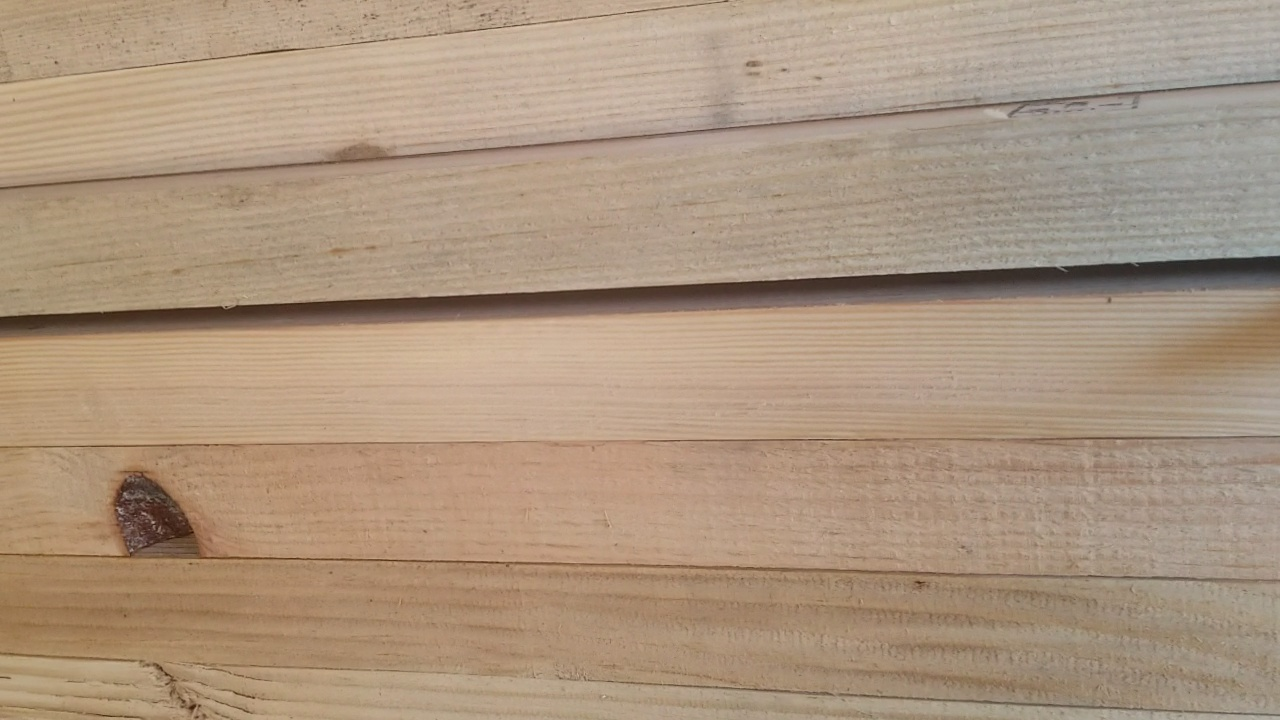
#> input picture Images/test_image2.jpg, 1280 x 720 px
$ python TrackbarTest.py
#> lines starting #> are read from the running program, lines starting #| are printed output that depends on the picture; after the words box and inside, x2 and y2 are one past the last pixel; in counts of white or black regions, pixels touching at a corner belong together
'''
Program to tune values to see the effects on edge detection

@author: Sabrina Lesser (Sabrina.Lesser@rfpco.com)
@date last modified: 7/27/21
'''

import cv2 as cv
import numpy as np

#image to test with
image = cv.imread("Images/test_image2.jpg")
#> image is the input picture: shape (720, 1280, 3); mean B, G, R 127.1, 149.2, 171.6
#> `blank = np.copy(image) * 0`: blank: shape (720, 1280, 3); every value is 0

#window to hold the trackbars
tb_window = 'Trackbars'
title_window = 'Frame'
cv.namedWindow(tb_window)

#global variables for values that change with the trackbars
mb_ksize = 5
bf_dsize = 7
bf_scolor = 75
bf_sspace = 75
thresh1 = 0
thresh2 = 200
hl_rho = 1
hl_theta = np.pi / 180
hl_thresh = 5
hl_minLineLen = 100
hl_maxLineGap = 50
contour_mode = 0
contour_method = 0
contour_select = 0
L2gradient = 0
aperture_size = 3

'''
Edge detection for battens using TB values

@param img a frame with battens
'''
def batten_lines(img):
    #TB input
    global mb_ksize, bf_dsize, bf_scolor, bf_sspace, thresh1, thresh2, hl_rho, hl_theta, hl_thresh, hl_minLineLen, hl_maxLineGap, aperture_size, L2gradient
    #convert to grayscale and blur
    gray = cv.cvtColor(img, cv.COLOR_BGR2GRAY)
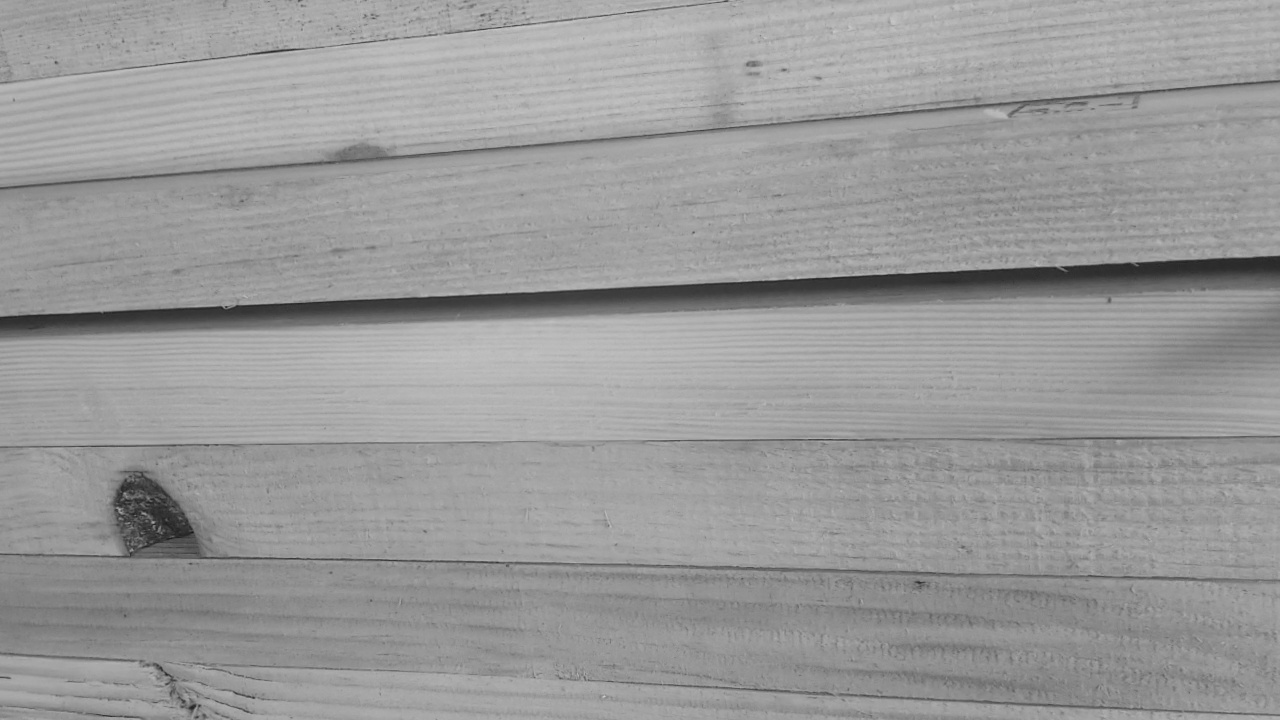
#> gray: shape (720, 1280); min 20, max 206, mean 153.4
    blur1 = cv.medianBlur(gray, mb_ksize)
    blur2 = cv.bilateralFilter(blur1, bf_dsize, bf_scolor, bf_sspace)
    #TB input
    gradient = True
    if L2gradient == 0:
        gradient = False
    #edge detection
    edges = cv.Canny(image=blur2, threshold1=thresh1, threshold2=thresh2, apertureSize=aperture_size, L2gradient=gradient)
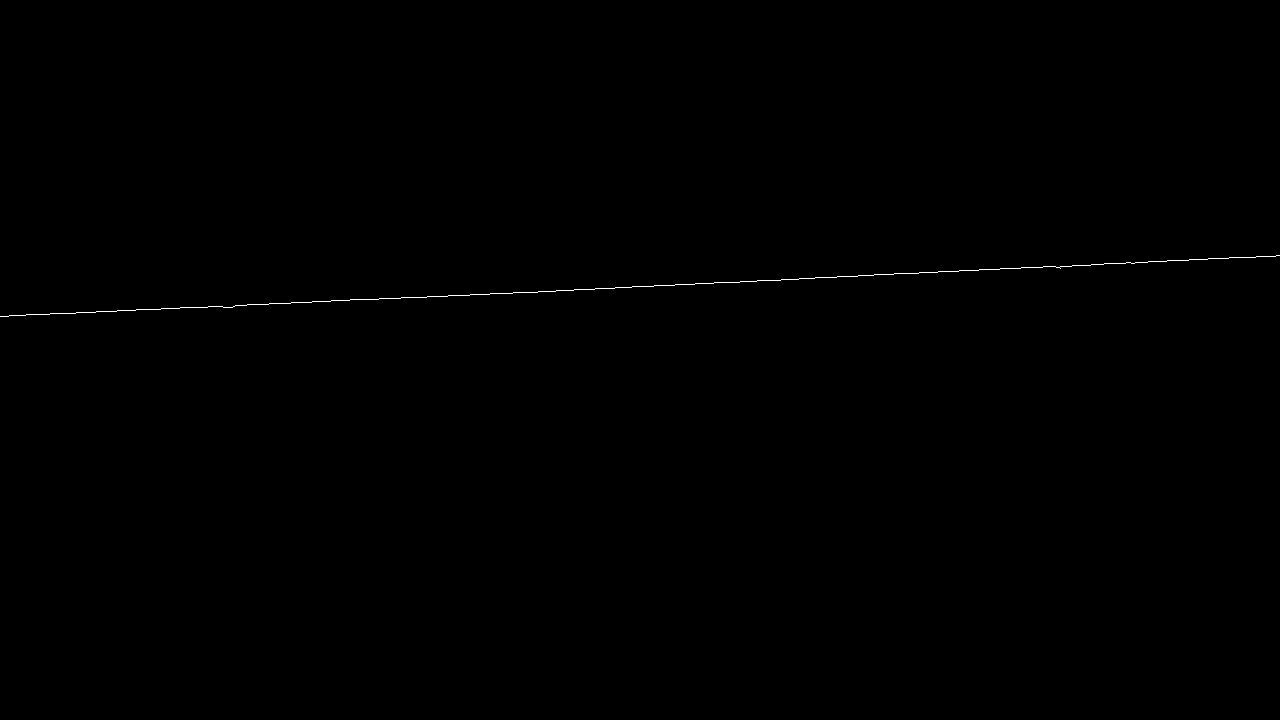
#> edges: shape (720, 1280); 0.14% white in thin lines or dots, all inside (x1, y1, x2, y2) = (0, 255, 1280, 317)
    #draw lines
    lines = cv.HoughLinesP(edges, hl_rho, hl_theta, hl_thresh, hl_minLineLen, hl_maxLineGap)
#> lines = None
    if lines is not None:
        for line in lines:
            cv.line(img,(line[0][0],line[0][1]),(line[0][2],line[0][3]),(255,0,0),1)
    #show image
    cv.imshow("Batten Lines", img)

'''
Edge detection for batten stacks using TB values

@param img a frame with battens
'''
def batten_bounds(img):
    #TB input
    global contour_mode, contour_method, contour_select, bf_dsize, bf_scolor, bf_sspace, thresh1, thresh2, aperture_size, L2gradient
    mode = cv.RETR_TREE
    if contour_mode == 0:
        mode = cv.RETR_LIST
    method = cv.CHAIN_APPROX_SIMPLE
    if contour_method == 0:
        method = cv.CHAIN_APPROX_NONE
    #convert to grayscale and blur
    gray = cv.cvtColor(img, cv.COLOR_BGR2GRAY)
    blur = cv.bilateralFilter(gray, bf_dsize, bf_scolor, bf_sspace)
    gradient = True
    if L2gradient == 0:
        gradient = False
    #edge detection and contours
    edges = cv.Canny(image=blur, threshold1=thresh1, threshold2=thresh2, apertureSize=aperture_size, L2gradient=gradient)
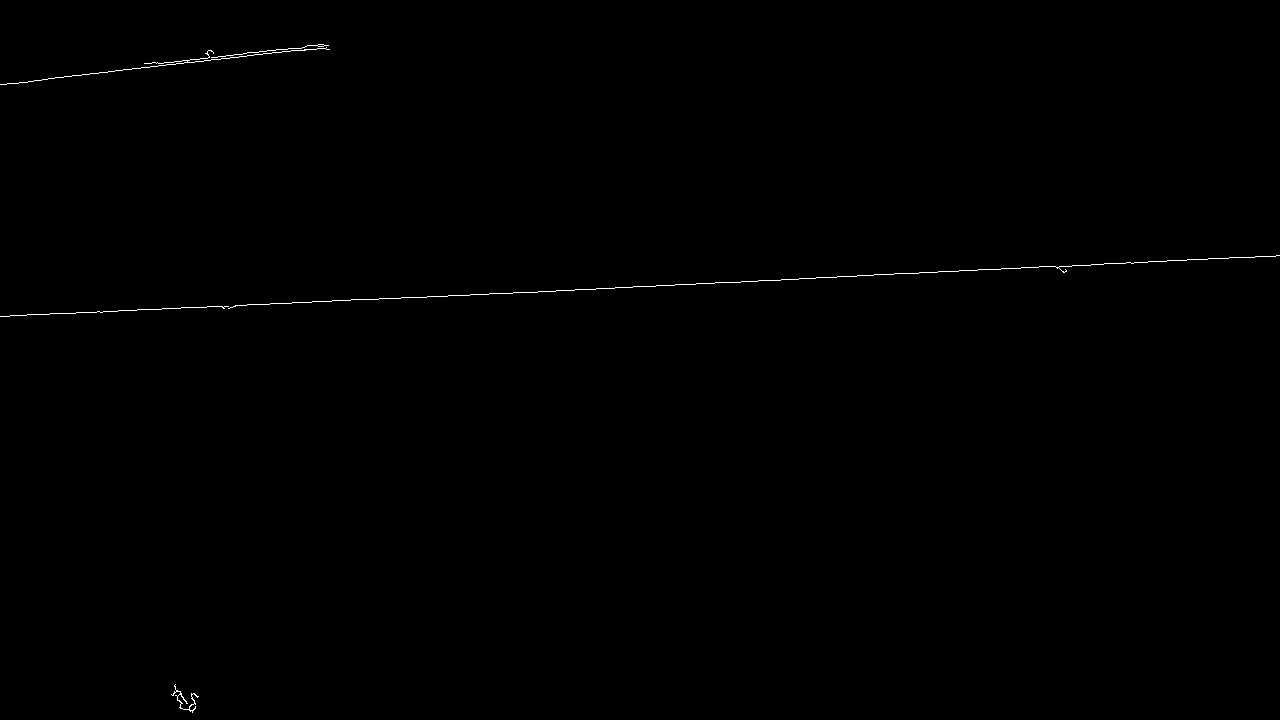
#> edges: shape (720, 1280); 0.21% white in thin lines or dots
    contours, hierarchy = cv.findContours(edges, mode, method)
#> contours = 6 contours, 5 with area under 20; largest, box (x1, y1, x2, y2) and area: (171, 684, 199, 713) 36

    if(contour_select == 0):
        #draw all contours
        cv.drawContours(img, contours, -1, (0,255,0),1)
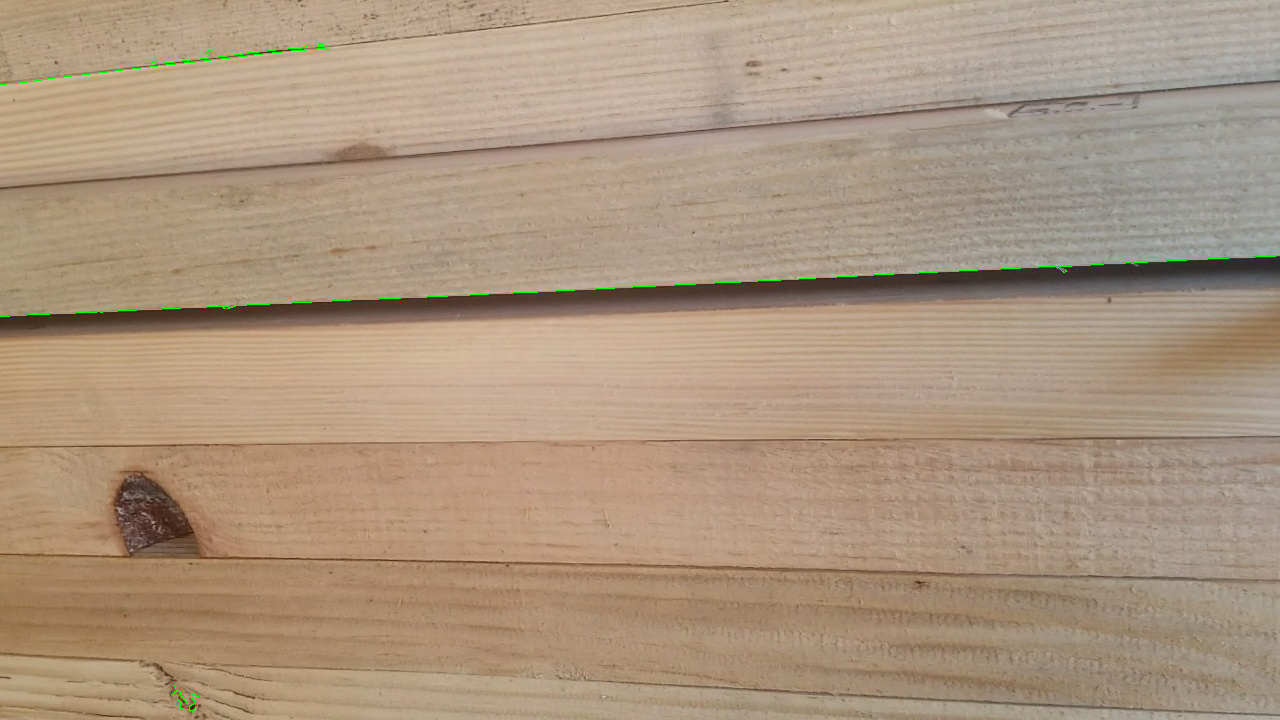
#> img: shape (720, 1280, 3); 0.21% of pixels changed, all inside (x1, y1, x2, y2) = (0, 44, 1280, 713)
    elif len(contours) > 0:
        #draw largest contour bounding rect
        areas = [cv.contourArea(c) for c in contours]
        idx = np.argmax(areas)
        x,y,w,h = cv.boundingRect(contours[idx])
        cv.rectangle(img, (x,y), (x+w,y+h), (0,255,0),1)
    cv.imshow("Batten Bounds", img)

'''

Trackbar Setup

'''
#this is called whenever a trackbar is changed
def tb_cb():
    global image
    img1 = np.copy(image)
    img2 = np.copy(image)
    batten_lines(img1)
    batten_bounds(img2)
#Canny L2Gradient trackbar setup
# [4 lines left out: function tb_cb_l2, not called in this run]
L2gradient_max = 1
L2gradient_tb = "Canny Edge Detection - L2Gradient used or not"
cv.createTrackbar(L2gradient_tb, title_window, L2gradient, L2gradient_max, tb_cb_l2)
#Canny aperture size trackbar setup
# [8 lines left out: function tb_cb_as, not called in this run]
aperture_size_max = 7
aperture_size_tb = "Canny Edge Detection - Aperture Size"
cv.createTrackbar(aperture_size_tb, title_window, aperture_size, aperture_size_max, tb_cb_as)
#Median blur kernal size trackbar setup
# [6 lines left out: function tb_cb_mb, not called in this run]
mb_ksize_max = 20
mb_tb = "Median Blur - Kernal Size"
cv.createTrackbar(mb_tb, title_window, mb_ksize, mb_ksize_max, tb_cb_mb)
#bilateral filter diameter trackbar setup
# [4 lines left out: function tb_cb_bf_ds, not called in this run]
bf_dsize_max = 20
bf_ds_tb = "Bilateral Filter - Pixel Neighbourhood Diameter"
cv.createTrackbar(bf_ds_tb, title_window, bf_dsize, bf_dsize_max, tb_cb_bf_ds)
#bilateral filter color sigma value trackbar setup
# [4 lines left out: function tb_cb_bf_sc, not called in this run]
bf_scolor_max = 255
bf_sc_tb = "Bilateral Filter - Filter Sigma in Color Space"
cv.createTrackbar(bf_sc_tb, title_window, bf_scolor, bf_scolor_max, tb_cb_bf_sc)
#bilateral filter coordinate sigma value trackbar setup
# [4 lines left out: function tb_cb_bf_ss, not called in this run]
bf_sspace_max = 255
bf_ss_tb = "Bilateral Filter - Filter Sigma in Coordinate Space"
cv.createTrackbar(bf_ss_tb, title_window, bf_sspace, bf_sspace_max, tb_cb_bf_ss)
#Canny threshold 1 trackbar setup
# [4 lines left out: function tb_cb_thresh1, not called in this run]
thresh1_max = 255
thresh1_tb = "Canny Edge Detection - First Threshold for Hysteresis Procedure"
cv.createTrackbar(thresh1_tb, title_window, thresh1, thresh1_max, tb_cb_thresh1)
#Canny threshold 2 trackbar setup
# [4 lines left out: function tb_cb_thresh2, not called in this run]
thresh2_max = 255
thresh2_tb = "Canny Edge Detection - Second Threshold for Hysteresis Procedure"
cv.createTrackbar(thresh2_tb, title_window, thresh2, thresh2_max, tb_cb_thresh2)
#Hough Lines rho trackbar setup
# [4 lines left out: function tb_cb_rho, not called in this run]
hl_rho_max = 10
hl_rho_tb = "Hugh Lines - Resolution of \'r\' Parameter in Pixels"
cv.createTrackbar(hl_rho_tb, title_window, hl_rho, hl_rho_max, tb_cb_rho)
#Hough Lines theta trackbar setup
# [4 lines left out: function tb_cb_theta, not called in this run]
hl_theta_max = 360
hl_theta_tb = "Hugh Lines - Divides Pi to Get Resolution of \'theta\' Parameter in Radians"
cv.createTrackbar(hl_theta_tb, title_window, 180, hl_theta_max, tb_cb_theta)
#Hough Lines threshold trackbar setup
# [4 lines left out: function tb_cb_thresh, not called in this run]
hl_thresh_max = 20
hl_thresh_tb = "Hugh Lines - Minimum Number of Intersections to Detect a Line"
cv.createTrackbar(hl_thresh_tb, title_window, hl_thresh, hl_thresh_max, tb_cb_thresh)
#Hough Lines minimum line length trackbar setup
# [4 lines left out: function tb_cb_mll, not called in this run]
hl_minLineLen_max = 1000
hl_minLineLen_tb = "Hugh Lines - Minimum Length of a Line in Pixels"
cv.createTrackbar(hl_minLineLen_tb, title_window, hl_minLineLen, hl_minLineLen_max, tb_cb_mll)
#Hough Lines maximum line gap trackbar setup
# [4 lines left out: function tb_cb_mlg, not called in this run]
hl_maxLineGap_max = 1000
hl_maxLineGap_tb = "Hugh Lines - Maximum Gap of a Line in Pixels"
cv.createTrackbar(hl_maxLineGap_tb, title_window, hl_maxLineGap, hl_maxLineGap_max, tb_cb_mlg)
#Contour mode trackbar setup
# [4 lines left out: function tb_cb_mode, not called in this run]
contour_mode_max = 1
contour_mode_tb = "Contour Mode - RETR_LIST or RETR_TREE"
cv.createTrackbar(contour_mode_tb, title_window, contour_mode, contour_mode_max, tb_cb_mode)
#Contour method trackbar setup
# [4 lines left out: function tb_cb_method, not called in this run]
contour_method_max = 1
contour_method_tb = "Contour Method - CHAIN_APPROX_NONE or CHAIN_APPROX_SIMPLE"
cv.createTrackbar(contour_method_tb, title_window, contour_method, contour_method_max, tb_cb_method)
#All contour vs bounding rectangle of largest contour trackbar setup
# [4 lines left out: function tb_cb_select, not called in this run]
contour_select_max = 1
contour_select_tb = "Contour Select - Draw All Contours or Bounding Rectangle of Largest Contour"
cv.createTrackbar(contour_select_tb, title_window, contour_select, contour_select_max, tb_cb_select)

'''

Main

'''
if image is None:
    print("Error reading image file")
else:
    blank = np.copy(image) * 0
    cv.imshow(title_window, blank)
    tb_cb()
    cv.waitKey(0)
    cv.destroyAllWindows()
